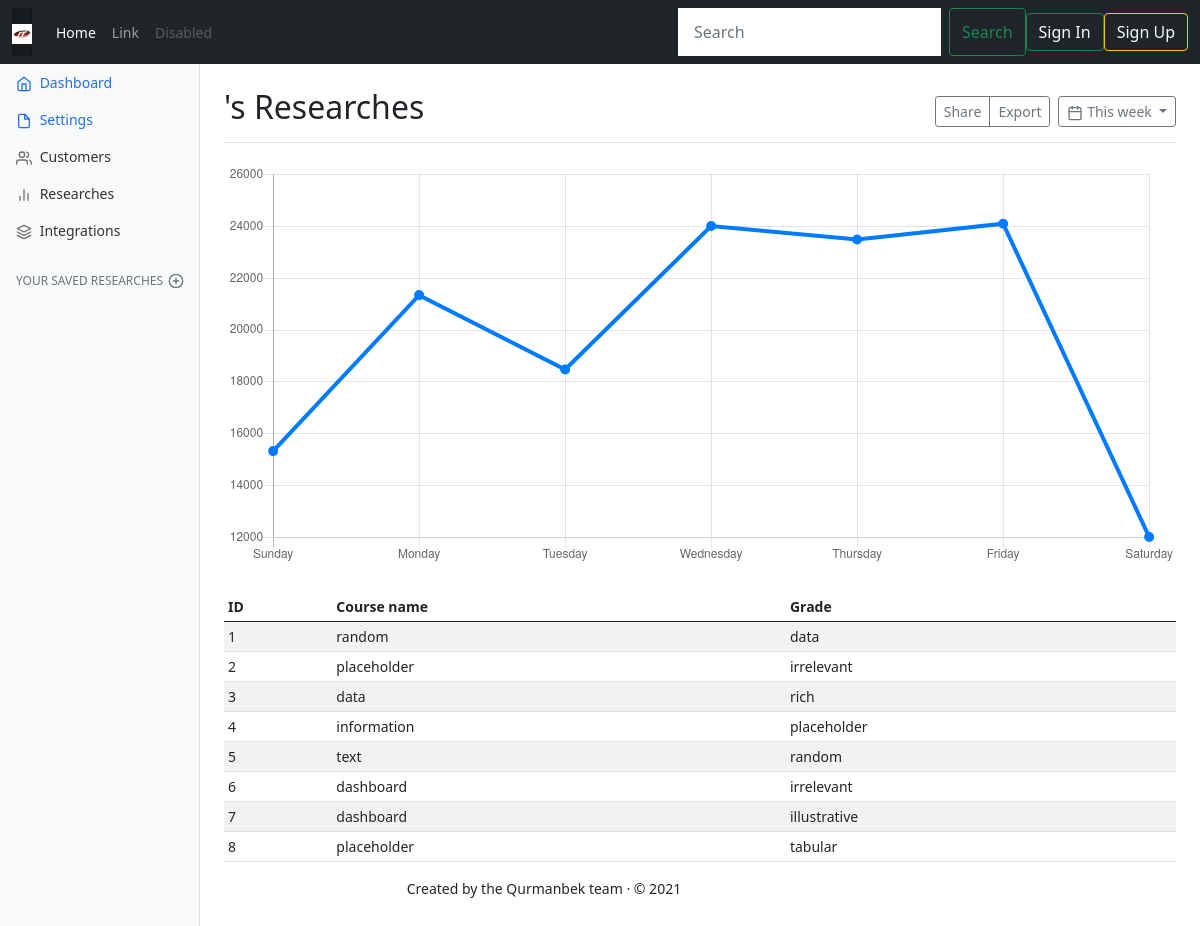
Page /home/ on the earlier database version.
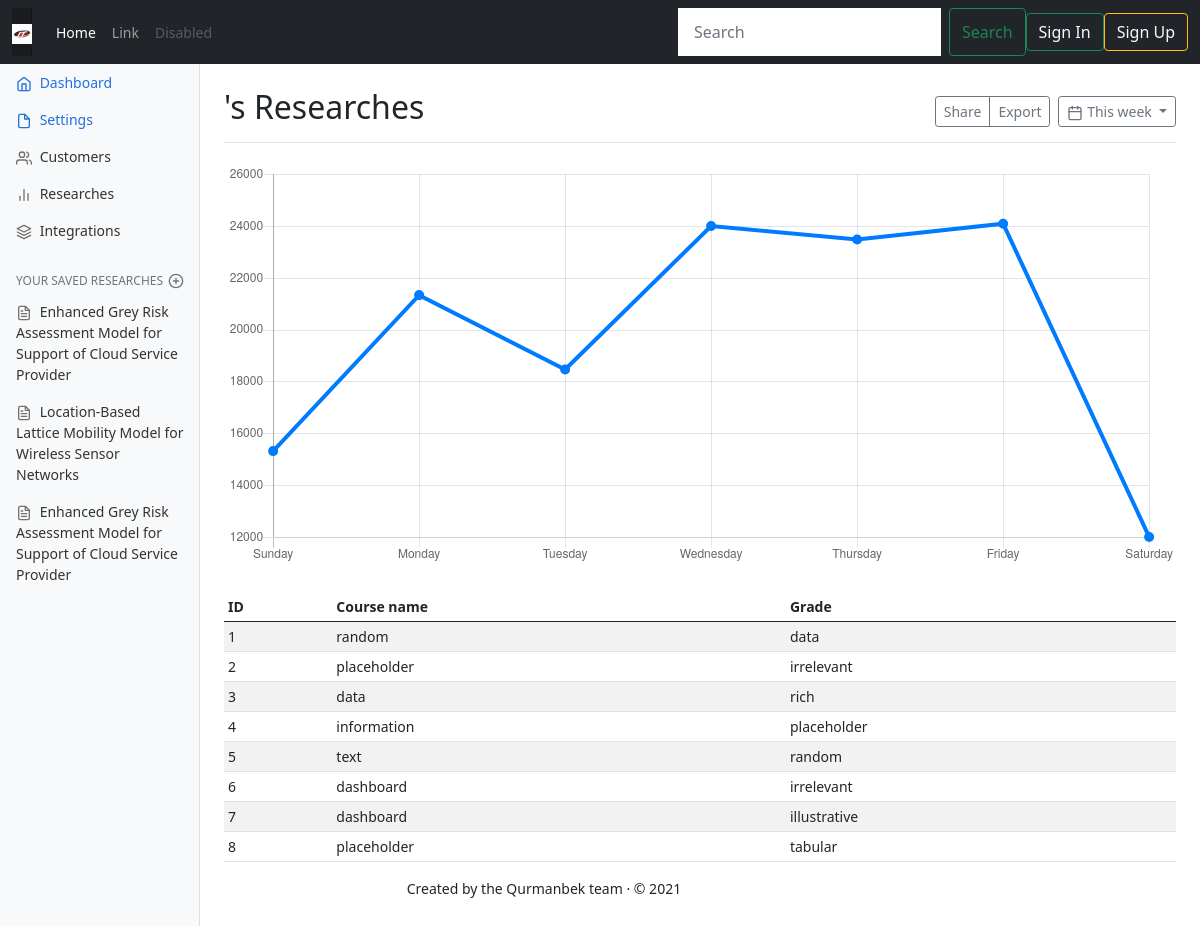
Same page on the later database version.
### research/models.py (models this page shows, shortened)
class Research(models.Model):
    title = models.CharField(max_length=100)
    author = models.CharField(max_length=100)
    pdf = models.FileField(upload_to='researchs/pdfs/')
    cover = models.ImageField(upload_to='researchs/covers/', null=True, blank=True)

### research/views.py (the view)
# urls.py: path('home/', research.views.upload_to_home_research_list, name='home'),
def upload_to_home_research_list(request):
    researchs = Research.objects.all()
    return render(request, 'dashboard/home.html', {
        'researchs': researchs
    })

### templates/dashboard/home.html (shortened to what the changed rows need)
{% extends 'article/main.html' %}
{% block home %}
    <div class="container-fluid">
  <div class="row">
    <nav id="sidebarMenu" class="col-md-3 col-lg-2 d-md-block bg-light sidebar collapse">
      <div class="position-sticky pt-3">
        <ul class="nav flex-column mb-2">
        {% block upload_to_dashboard %}
                {% for i in researchs%}
            <li class="nav-item">
            <a class="nav-link" href="{{ i.pdf.url }}">
              <span data-feather="file-text"></span>
              {{ i.title }}
            </a>
          </li>
                {% endfor %}
            {% endblock %}
        </ul>
      </div>
    </nav>
{% endblock %}
{% block content %}
    <main class="col-md-9 ms-sm-auto col-lg-10 px-md-4">
    {% block upload_dashboard %}
      <div class="d-flex justify-content-between flex-wrap flex-md-nowrap align-items-center pt-3 pb-2 mb-3 border-bottom">
            <h1 class="h2">{{ user.first_name }}'s Researches</h1>
      </div>
{% endblock %}
{% endblock %}
{% block table %}
      <div class="table-responsive">
        <table class="table table-striped table-sm">
          <thead>
            <tr>
              <th scope="col">ID</th>
              <th scope="col">Course name</th>
              <th scope="col">Grade</th>
            </tr>
          </thead>
        </table>
      </div>
    {% endblock %}

Differences in the rows shown:
added Research: title "Enhanced Grey Risk Assessment Model for Support of Cloud Service Provider"
added Research: title "Location-Based Lattice Mobility Model for Wireless Sensor Networks"
added Research: title "Enhanced Grey Risk Assessment Model for Support of Cloud Service Provider"
